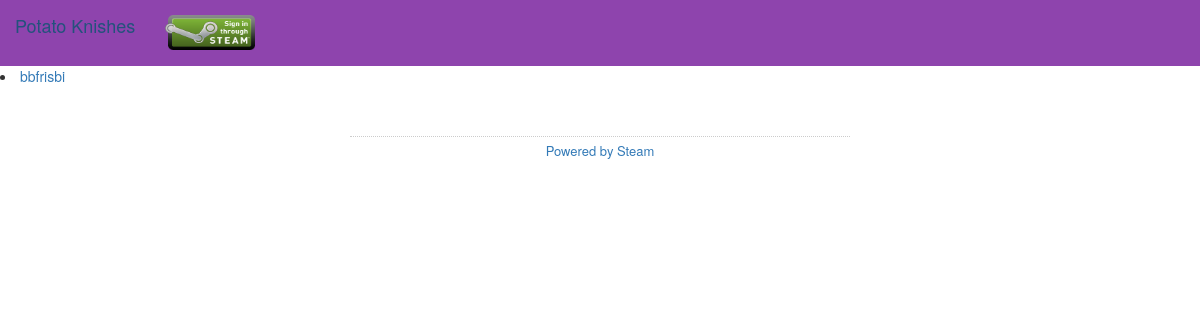
Page /userlist on the earlier database version.
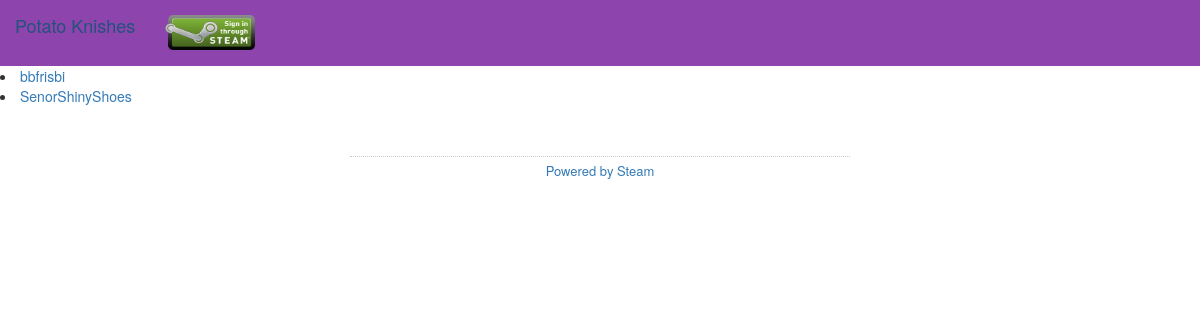
Same page on the later database version.
### app/models.py (models this page shows, shortened)
class User(db.Model):
    id = db.Column(db.Integer, primary_key=True)
    steamId = db.Column(db.String(33))
    nickname = db.Column(db.String(33))
    avatar = db.Column(db.String(4000))

### app/views.py (the view)
@app.route('/userlist')
def userlist():
    users = models.User.query.all()
    return render_template('users.html', users = users)

### app/views.py (called while the page is built)
@app.before_request
def before_request():
    g.user = None
    if 'user_id' in session:
        g.user = User.query.get(session['user_id'])

### app/templates/users.html (shortened to what this page needs)
{% extends "base.html" %}
{% block body %}
    {% for user in users %}
    	<li><a href="{{ url_for('user', nickname = user.nickname) }}">{{user.nickname}}</a></li>
    {% endfor %}
{% endblock %}

### app/templates/base.html (shortened to what this page needs)
<html>
<head>
</head>
<body>
<div>
      <div div class="navbar navbar-inverse-purp navbar-fixed-top" role="navigation">
        <div class="container-fluid">
          <div class="navbar-header">
            <a href="{{ url_for('index') }}" class="navbar-brand">Potato Knishes</a>
          </div>
          <div class="navbar-collapse collapse">
            <ul class="nav navbar-nav">
              {% if g.user == None %}
                <li><a href="{{ url_for('login') }}"><img src="/static/image/sits_large_border.png" width="90" height="35" border="0"></img></a></li>
              {% else %}
                <li><a href="{{ url_for('user', nickname = g.user.nickname) }}">{{g.user.nickname}}'s Profile</a></li>
                <li><a href="{{ url_for('logout') }}">Logout</a></li>
              {% endif %}
            </ul>
          </div>
        </div>
      </div>
</div>
{% block body %} {% endblock %}
</body>
<footer>
    <link rel="stylesheet" type="text/css" href="/static/css/main.css">
    <link rel="stylesheet" type="text/css" href="//maxcdn.bootstrapcdn.com/bootstrap/3.2.0/css/bootstrap.min.css">
  <a href="http://steampowered.com">Powered by Steam</a>
</footer>
</html>

### app/static/css/main.css (style rules this page uses)
html { height: 100%; }
footer { width: 500px; margin: 50px auto; border-top: 1px dotted #ccc; padding-top: 5px; font-size: 13px; text-align: center; }
.navbar-inverse-purp { border-color: #080808; background-color: #8e44ad; }
body { height: 100%; }
a { color: #0060B6; text-decoration: none; }

Differences in the rows shown:
added User: nickname "SenorShinyShoes"
